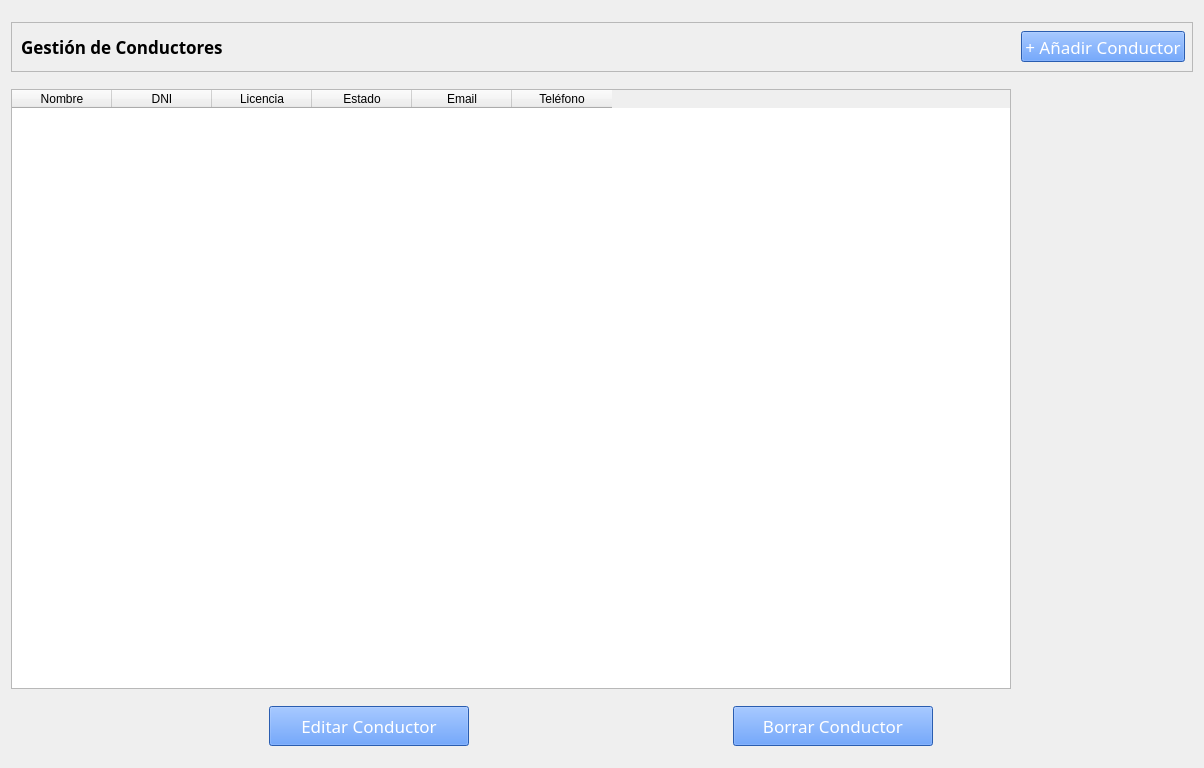
<?xml version="1.0" encoding="UTF-8"?>
<ui version="4.0">
 <class>ConductoresWidget</class>
 <widget class="QWidget" name="ConductoresWidget">
  <property name="geometry">
   <rect>
    <x>0</x>
    <y>0</y>
    <width>1204</width>
    <height>768</height>
   </rect>
  </property>
  <property name="windowTitle">
   <string>Form</string>
  </property>
  <layout class="QVBoxLayout" name="verticalLayout">
   <item>
    <widget class="QFrame" name="frameConductoresTop">
     <property name="maximumSize">
      <size>
       <width>16777215</width>
       <height>50</height>
      </size>
     </property>
     <property name="frameShape">
      <enum>QFrame::Shape::StyledPanel</enum>
     </property>
     <property name="frameShadow">
      <enum>QFrame::Shadow::Raised</enum>
     </property>
     <layout class="QHBoxLayout" name="horizontalLayout_4">
      <property name="spacing">
       <number>6</number>
      </property>
      <property name="topMargin">
       <number>8</number>
      </property>
      <property name="rightMargin">
       <number>7</number>
      </property>
      <item>
       <widget class="QLabel" name="label_4">
        <property name="font">
         <font>
          <family>Montserrat</family>
          <pointsize>13</pointsize>
          <bold>true</bold>
         </font>
        </property>
        <property name="text">
         <string>Gestión de Conductores</string>
        </property>
       </widget>
      </item>
      <item>
       <spacer name="horizontalSpacer_2">
        <property name="orientation">
         <enum>Qt::Orientation::Horizontal</enum>
        </property>
        <property name="sizeHint" stdset="0">
         <size>
          <width>841</width>
          <height>20</height>
         </size>
        </property>
       </spacer>
      </item>
      <item>
       <widget class="QPushButton" name="btnNuevoConductor">
        <property name="enabled">
         <bool>true</bool>
        </property>
        <property name="maximumSize">
         <size>
          <width>16777215</width>
          <height>60</height>
         </size>
        </property>
        <property name="font">
         <font>
          <family>Montserrat</family>
          <pointsize>13</pointsize>
          <strikeout>false</strikeout>
          <fontweight>Black</fontweight>
         </font>
        </property>
        <property name="styleSheet">
         <string notr="true">background-color: #3b82f6; color: white;</string>
        </property>
        <property name="text">
         <string>+ Añadir Conductor</string>
        </property>
        <property name="checkable">
         <bool>true</bool>
        </property>
       </widget>
      </item>
     </layout>
    </widget>
   </item>
   <item>
    <widget class="QTableWidget" name="tablaCondcutores">
     <property name="maximumSize">
      <size>
       <width>1000</width>
       <height>600</height>
      </size>
     </property>
     <property name="editTriggers">
      <set>QAbstractItemView::EditTrigger::NoEditTriggers</set>
     </property>
     <property name="alternatingRowColors">
      <bool>true</bool>
     </property>
     <property name="selectionMode">
      <enum>QAbstractItemView::SelectionMode::SingleSelection</enum>
     </property>
     <property name="selectionBehavior">
      <enum>QAbstractItemView::SelectionBehavior::SelectRows</enum>
     </property>
     <property name="columnCount">
      <number>6</number>
     </property>
     <attribute name="horizontalHeaderCascadingSectionResizes">
      <bool>true</bool>
     </attribute>
     <attribute name="horizontalHeaderShowSortIndicator" stdset="0">
      <bool>false</bool>
     </attribute>
     <attribute name="horizontalHeaderStretchLastSection">
      <bool>false</bool>
     </attribute>
     <attribute name="verticalHeaderVisible">
      <bool>true</bool>
     </attribute>
     <attribute name="verticalHeaderStretchLastSection">
      <bool>false</bool>
     </attribute>
     <column>
      <property name="text">
       <string>Nombre</string>
      </property>
     </column>
     <column>
      <property name="text">
       <string>DNI</string>
      </property>
     </column>
     <column>
      <property name="text">
       <string>Licencia</string>
      </property>
     </column>
     <column>
      <property name="text">
       <string>Estado</string>
      </property>
     </column>
     <column>
      <property name="text">
       <string>Email</string>
      </property>
     </column>
     <column>
      <property name="text">
       <string>Teléfono</string>
      </property>
     </column>
    </widget>
   </item>
   <item>
    <layout class="QHBoxLayout" name="horizontalLayout">
     <item>
      <widget class="QPushButton" name="btnEditar">
       <property name="enabled">
        <bool>true</bool>
       </property>
       <property name="maximumSize">
        <size>
         <width>200</width>
         <height>40</height>
        </size>
       </property>
       <property name="font">
        <font>
         <family>Montserrat</family>
         <pointsize>13</pointsize>
         <strikeout>false</strikeout>
         <fontweight>Black</fontweight>
        </font>
       </property>
       <property name="styleSheet">
        <string notr="true">background-color: #3b82f6; color: white;</string>
       </property>
       <property name="text">
        <string>Editar Conductor</string>
       </property>
       <property name="checkable">
        <bool>true</bool>
       </property>
      </widget>
     </item>
     <item>
      <widget class="QPushButton" name="btnBorrar">
       <property name="enabled">
        <bool>true</bool>
       </property>
       <property name="maximumSize">
        <size>
         <width>200</width>
         <height>40</height>
        </size>
       </property>
       <property name="font">
        <font>
         <family>Montserrat</family>
         <pointsize>13</pointsize>
         <strikeout>false</strikeout>
         <fontweight>Black</fontweight>
        </font>
       </property>
       <property name="styleSheet">
        <string notr="true">background-color: #3b82f6; color: white;</string>
       </property>
       <property name="text">
        <string>Borrar Conductor</string>
       </property>
       <property name="checkable">
        <bool>true</bool>
       </property>
      </widget>
     </item>
    </layout>
   </item>
  </layout>
 </widget>
 <resources/>
 <connections/>
</ui>
